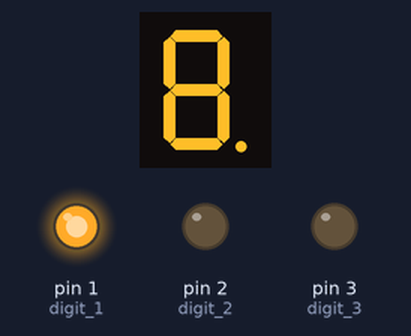
A sketch run on a simulated Arduino Uno, built with avr-gcc and run on an emulated ATmega328P. Shown: 1-digit seven-segment display, output pins drawn as LEDs (lit = HIGH). Wiring (inferred from the names in the program): 1-digit 7-segment display, segments lit when HIGH: segments pin 6, pin 7, pin 8, pin 9, pin 10, pin 11, pin 12, pin 13. The segment pins are drawn as the display they are named for; pins used as bus, display or sensor lines are not drawn.

Above: at 0.1 s.
At 1.1 s:
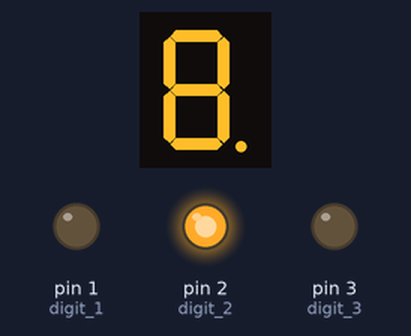
At 2.1 s:
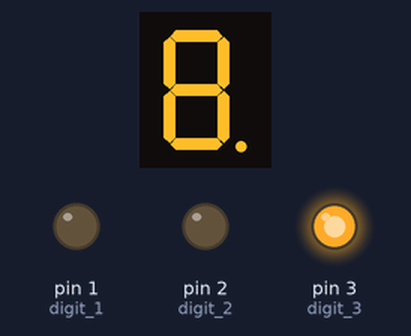
Timing chart, 0 to 130.0 s (numbered marks = the images above):
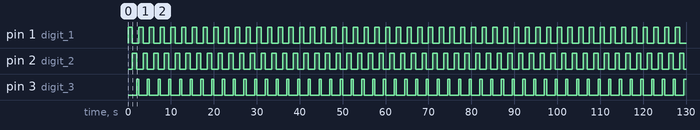

Measured:
- by itself, pin 1 (digit_1), pin 2 (digit_2): alternates HIGH for 1.0 s and LOW for 1.5 s
- by itself, pin 3 (digit_3): alternates HIGH for 0.50 s and LOW for 2.0 s
- by itself, everything shown: repeats every 2.5 s, in 3 steps

The sketch:

D_8_v_2_0_C_1.ino
```cpp
/*
  File: D_8_v_2_0_C_1
  Behavior: 7-seg LED
  Ports used:

  Date: 2013/05/03 20:15:36

*/

/* Segment: a,b,c  */
const int LED_a =  6;    // Port 13 => Output (Connect the anode of the LED to this port)
const int LED_b =  7;    // Port 13 => Output (Connect the anode of the LED to this port)
const int LED_c =  8;    // Port 13 => Output (Connect the anode of the LED to this port)

const int LED_d =  9;    // Port 13 => Output (Connect the anode of the LED to this port)
const int LED_e =  10;    // Port 13 => Output (Connect the anode of the LED to this port)
const int LED_f =  11;    // Port 13 => Output (Connect the anode of the LED to this port)

const int LED_g  =  12;    // Port 13 => Output (Connect the anode of the LED to this port)
const int LED_dp =  13;    // Port 13 => Output (Connect the anode of the LED to this port)

const int digit_1 =  1;    // Port 13 => Output (Connect the anode of the LED to this port)
const int digit_2 =  2;    // Port 13 => Output (Connect the anode of the LED to this port)
const int digit_3 =  3;    // Port 13 => Output (Connect the anode of the LED to this port)

void setup()
{
	pinMode(LED_a, OUTPUT);
	pinMode(LED_b, OUTPUT);
	pinMode(LED_c, OUTPUT);

	pinMode(LED_d, OUTPUT);
	pinMode(LED_e, OUTPUT);
	pinMode(LED_f, OUTPUT);

	pinMode(LED_g, OUTPUT);
	pinMode(LED_dp, OUTPUT);

	pinMode(digit_1, OUTPUT);
	pinMode(digit_2, OUTPUT);
	pinMode(digit_3, OUTPUT);

    //pinMode(LED, OUTPUT);

}

void lightUp(int digit)
{
      	digitalWrite(LED_a, HIGH);
      	digitalWrite(LED_b, HIGH);
      	digitalWrite(LED_c, HIGH);

      	digitalWrite(LED_d, HIGH);
      	digitalWrite(LED_e, HIGH);
      	digitalWrite(LED_f, HIGH);

      	digitalWrite(LED_g, HIGH);
      	digitalWrite(LED_dp, HIGH);

    switch (digit) {
        case 1:
        	digitalWrite(digit_1, HIGH);
        	digitalWrite(digit_2, LOW);
        	digitalWrite(digit_3, LOW);

                break;

	    case 2:
        	digitalWrite(digit_1, LOW);
        	digitalWrite(digit_2, HIGH);
        	digitalWrite(digit_3, LOW);

                break;

	    case 3:
        	digitalWrite(digit_1, LOW);
        	digitalWrite(digit_2, LOW);
        	digitalWrite(digit_3, HIGH);

                break;

        default:

           	digitalWrite(digit_1, HIGH);
        	digitalWrite(digit_2, HIGH);
        	digitalWrite(digit_3, HIGH);


    }//switch (digit) {

//	digitalWrite(digit_1, HIGH);
//	digitalWrite(digit_2, LOW);
//	digitalWrite(digit_3, LOW);
}//void digit_1()

void _digit_2()
{
	digitalWrite(LED_a, HIGH);
	digitalWrite(LED_b, HIGH);
	digitalWrite(LED_c, HIGH);

	digitalWrite(LED_d, HIGH);
	digitalWrite(LED_e, HIGH);
	digitalWrite(LED_f, HIGH);

	digitalWrite(LED_g, HIGH);
	digitalWrite(LED_dp, HIGH);

	digitalWrite(digit_1, LOW);
	digitalWrite(digit_2, HIGH);
	digitalWrite(digit_3, LOW);
}//void digit_2()

void _digit_3()
{
	digitalWrite(LED_a, HIGH);
	digitalWrite(LED_b, HIGH);
	digitalWrite(LED_c, HIGH);

	digitalWrite(LED_d, HIGH);
	digitalWrite(LED_e, HIGH);
	digitalWrite(LED_f, HIGH);

	digitalWrite(LED_g, HIGH);
	digitalWrite(LED_dp, HIGH);

	digitalWrite(digit_1, LOW);
	digitalWrite(digit_2, LOW);
	digitalWrite(digit_3, HIGH);
}//void digit_3()

void loop()
{
	// Digit 1
//        _digit_1();
        lightUp(1);
        delay(1000);

	// Digit 2
//        _digit_2();
        lightUp(2);
        delay(1000);

	// Digit 2
        lightUp(3);
        delay(500);

}
```
